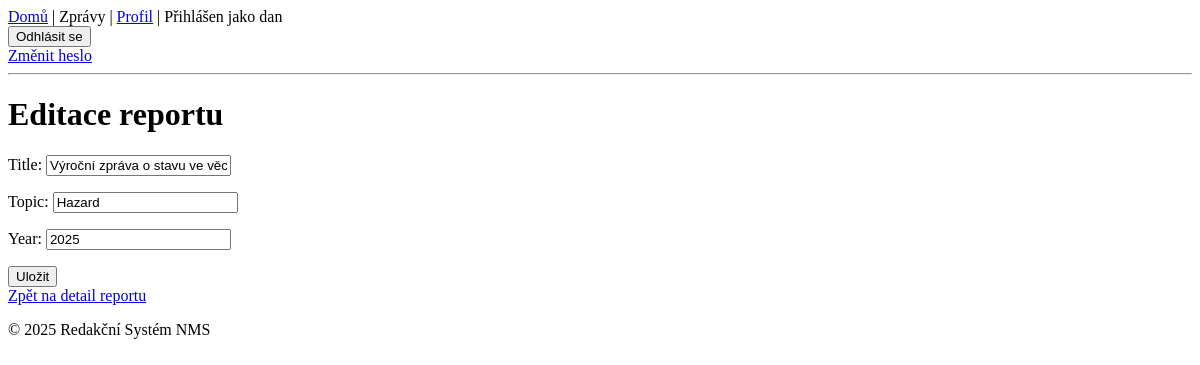
Before: /1/edit/ (signed in) with the older database file.
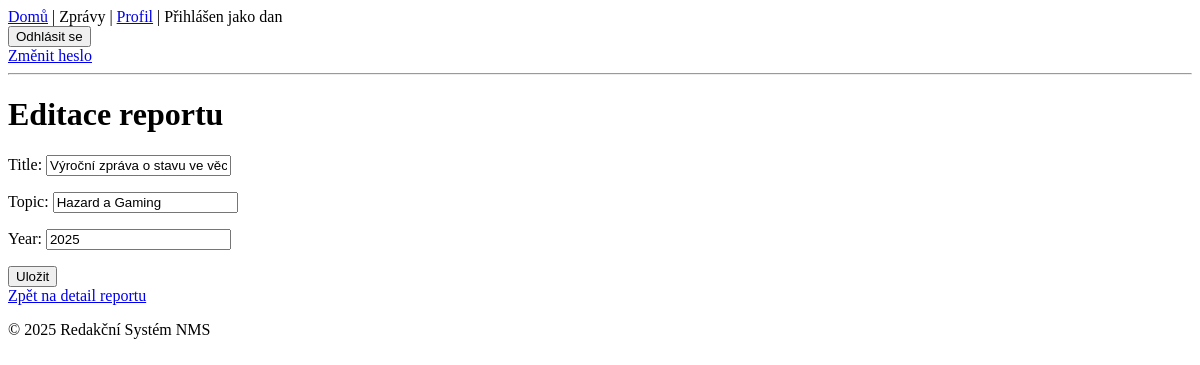
After: the same page with the newer database file.
### reports/models.py (models this page shows, shortened)
class Report(models.Model):
    class ReportStatus(models.TextChoices):
        OPEN = "OPEN", "Open"
        PUBLISHED = "PUBLISHED", "Published"
    title = models.CharField(max_length=200)
    topic = models.CharField(max_length=100)  # Pokud je topic samostatná entita, bude to ForeignKey
    year = models.IntegerField()
    status = models.CharField(max_length=10, choices=ReportStatus.choices, default=ReportStatus.OPEN)
    author = models.ForeignKey(settings.AUTH_USER_MODEL, on_delete=models.CASCADE)

### reports/views.py (the view)
# urls.py: path('<int:pk>/edit/', views.ReportEditView.as_view(), name='report_edit'),
@method_decorator(login_required, name='dispatch') #  Zabezpečí, že se do view dostane pouze přihlášený uživatel
class ReportEditView(UpdateView):
    model = Report
    template_name = 'reports/report_form.html'
    fields = ['title', 'topic', 'year'] #  Zde uveď, která pole chceš mít editovatelná
    success_url = reverse_lazy('reports:index')  # Po úspěšném uložení se přesměruje na index
    def get_queryset(self):
        queryset = super().get_queryset()
        return queryset.filter(author=self.request.user)

### templates/reports/report_form.html (shortened to what this page needs)
{% extends 'base.html' %}
{% block content %}
  <h1>Editace reportu</h1>
  <form method="post">
    {{ form.as_p }}
    <button type="submit">Uložit</button>
  </form>
  <a href="{% url 'reports:report_detail' object.pk %}">Zpět na detail reportu</a>
{% endblock %}

### templates/base.html (shortened to what this page needs)
<!DOCTYPE html>
<html>
<head>
</head>
<body>
  <header>
    <nav>
      <a href="{% url 'reports:index' %}">Domů</a> |
      <div class="dropdown">
        <span>Zprávy</span>
      </div> |
      {% if user.is_authenticated %}
        <a href="{% url 'profiles:profile' user.username %}">Profil</a> |
        Přihlášen jako {{ user.username }}
        <form method="post" action="{% url 'reports:index' %}">
          <button type="submit" name="logout">Odhlásit se</button>
        </form>
        <a href="{% url 'password_change' %}">Změnit heslo</a>
      {% else %}
        <a href="{% url 'login' %}">Přihlásit se</a> |
        <a href="{% url 'profiles:register' %}">Registrovat se</a>
      {% endif %}
    </nav>
    <hr>
  </header>
  <main>
    {% block content %}{% endblock %}
  </main>
  <footer>
    <p>© 2025 Redakční Systém NMS</p>
  </footer>
</body>
</html>

### templates/base.html (style rules this page uses)
.dropdown { position: relative; display: inline-block; }

Changed rows visible on the page:
changed Report "Výroční zpráva o stavu ve věcech hazardu": topic "Hazard" → "Hazard a Gaming"
